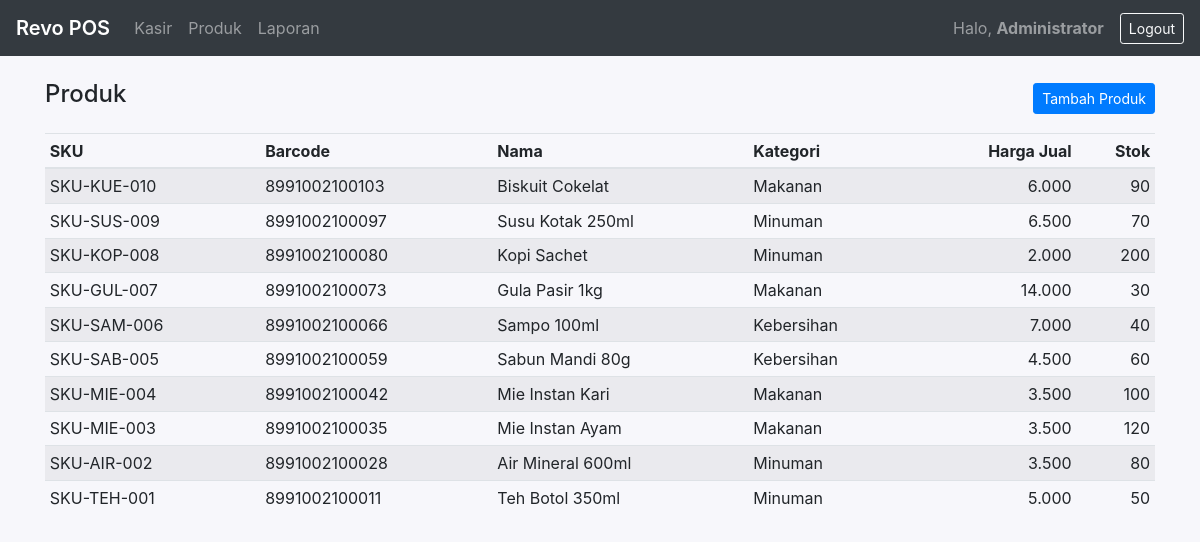
The page /products.php (signed in) on the database its author committed.
### tables this page shows
CREATE TABLE `products` (
  `id` INT UNSIGNED NOT NULL AUTO_INCREMENT,
  `sku` VARCHAR(64) NOT NULL,
  `barcode` VARCHAR(64) NOT NULL,
  `name` VARCHAR(150) NOT NULL,
  `category_id` INT UNSIGNED NULL,
  `cost_price` DECIMAL(12,2) NOT NULL DEFAULT 0.00,
  `sell_price` DECIMAL(12,2) NOT NULL DEFAULT 0.00,
  `stock` INT NOT NULL DEFAULT 0,
  `unit` VARCHAR(20) NOT NULL DEFAULT 'pcs',
  `is_active` TINYINT(1) NOT NULL DEFAULT 1,
  `created_at` TIMESTAMP NOT NULL DEFAULT CURRENT_TIMESTAMP,
  `updated_at` TIMESTAMP NULL DEFAULT NULL ON UPDATE CURRENT_TIMESTAMP,
  PRIMARY KEY (`id`),
  UNIQUE KEY `uk_products_sku` (`sku`),
  UNIQUE KEY `uk_products_barcode` (`barcode`),
  KEY `idx_products_name` (`name`),
  KEY `idx_products_category` (`category_id`),
  CONSTRAINT `fk_products_category` FOREIGN KEY (`category_id`) REFERENCES `categories`(`id`) ON DELETE SET NULL ON UPDATE CASCADE
);

CREATE TABLE `categories` (
  `id` INT UNSIGNED NOT NULL AUTO_INCREMENT,
  `name` VARCHAR(100) NOT NULL,
  `parent_id` INT UNSIGNED NULL,
  PRIMARY KEY (`id`),
  KEY `idx_categories_parent` (`parent_id`),
  CONSTRAINT `fk_categories_parent` FOREIGN KEY (`parent_id`) REFERENCES `categories`(`id`) ON DELETE SET NULL ON UPDATE CASCADE
);

### app/db.php (called while the page is built)
<?php
function db() {
  static $pdo;
  if ($pdo) return $pdo;
  $conf = require __DIR__ . '/../config/config.php';
  $dsn = "mysql:host={$conf['db']['host']};dbname={$conf['db']['name']};charset={$conf['db']['charset']}";
  $opt = [
    PDO::ATTR_ERRMODE => PDO::ERRMODE_EXCEPTION,
    PDO::ATTR_DEFAULT_FETCH_MODE => PDO::FETCH_ASSOC,
  ];
  $pdo = new PDO($dsn, $conf['db']['user'], $conf['db']['pass'], $opt);
  return $pdo;
}

### public/products.php (the view, shortened to what this page needs)
<?php
require_once __DIR__ . '/../app/db.php';
include __DIR__ . '/../views/partials/header.php';
include __DIR__ . '/../views/partials/navbar.php';
$page = max(1, (int)($_GET['page'] ?? 1));
$per  = 20;
$off  = ($page - 1) * $per;
$stmt = db()->prepare("SELECT p.*, c.name as category FROM products p LEFT JOIN categories c ON c.id = p.category_id ORDER BY p.id DESC LIMIT :off,:per");
$stmt->bindValue(':off', $off, PDO::PARAM_INT);
$stmt->bindValue(':per', $per, PDO::PARAM_INT);
$stmt->execute();
$rows = $stmt->fetchAll();
?>
<div class="container mt-4">
  <div class="d-flex justify-content-between align-items-center mb-3">
    <h4>Produk</h4>
    <a href="/product_new.php" class="btn btn-sm btn-primary">Tambah Produk</a>
  </div>
  <div class="table-responsive">
    <table class="table table-sm table-striped">
      <thead><tr><th>SKU</th><th>Barcode</th><th>Nama</th><th>Kategori</th><th class="text-right">Harga Jual</th><th class="text-right">Stok</th></tr></thead>
      <tbody>
        <?php foreach ($rows as $r): ?>
        <tr>
          <td><?=htmlspecialchars($r['sku'])?></td>
          <td><?=htmlspecialchars($r['barcode'])?></td>
          <td><?=htmlspecialchars($r['name'])?></td>
          <td><?=htmlspecialchars($r['category'] ?? '-')?></td>
          <td class="text-right"><?=number_format($r['sell_price'],0,',','.')?></td>
          <td class="text-right"><?=intval($r['stock'])?></td>
        </tr>
        <?php endforeach; ?>
      </tbody>
    </table>
  </div>
</div>
<?php include __DIR__ . '/../views/partials/footer.php'; ?>

### views/partials/header.php (shortened to what this page needs)
?><!doctype html>
<html lang="en">
  <head>
    <link rel="stylesheet" href="https://stackpath.bootstrapcdn.com/bootstrap/4.6.2/css/bootstrap.min.css">
    <link rel="stylesheet" href="/assets/css/style.css">
  </head>
  <body>

### views/partials/navbar.php (shortened to what this page needs)
<nav class="navbar navbar-expand-lg navbar-dark bg-dark">
  <a class="navbar-brand" href="/index.php">Revo POS</a>
  <div class="collapse navbar-collapse" id="navbarsExample07">
    <ul class="navbar-nav mr-auto">
      <li class="nav-item"><a class="nav-link" href="/pos.php">Kasir</a></li>
      <li class="nav-item"><a class="nav-link" href="/products.php">Produk</a></li>
      <li class="nav-item"><a class="nav-link" href="/reports.php">Laporan</a></li>
    </ul>
    <span class="navbar-text mr-3">
      <?php if (!empty($_SESSION['user'])): ?>
        Halo, <strong><?=htmlspecialchars($_SESSION['user']['name'])?></strong>
      <?php endif; ?>
    </span>
    <?php if (!empty($_SESSION['user'])): ?>
      <a href="/logout.php" class="btn btn-outline-light btn-sm">Logout</a>
    <?php endif; ?>
  </div>
</nav>

### views/partials/footer.php (shortened to what this page needs)
  </body>
</html>

### public/assets/css/style.css (style rules this page uses)
body { background: #f7f7fb; }
.navbar-brand { font-weight: 600; }
.table td, .table th { vertical-align: middle; }

### rows shown on the page
products: sku "SKU-KUE-010", barcode "8991002100103", name "Biskuit Cokelat", category.name "Makanan", sell_price "6.000", stock "90"
products: sku "SKU-SUS-009", barcode "8991002100097", name "Susu Kotak 250ml", category.name "Minuman", sell_price "6.500", stock "70"
products: sku "SKU-KOP-008", barcode "8991002100080", name "Kopi Sachet", category.name "Minuman", sell_price "2.000", stock "200"
products: sku "SKU-GUL-007", barcode "8991002100073", name "Gula Pasir 1kg", category.name "Makanan", sell_price "14.000", stock "30"
products: sku "SKU-SAM-006", barcode "8991002100066", name "Sampo 100ml", category.name "Kebersihan", sell_price "7.000", stock "40"
products: sku "SKU-SAB-005", barcode "8991002100059", name "Sabun Mandi 80g", category.name "Kebersihan", sell_price "4.500", stock "60"
products: sku "SKU-MIE-004", barcode "8991002100042", name "Mie Instan Kari", category.name "Makanan", sell_price "3.500", stock "100"
products: sku "SKU-MIE-003", barcode "8991002100035", name "Mie Instan Ayam", category.name "Makanan", sell_price "3.500", stock "120"
products: sku "SKU-AIR-002", barcode "8991002100028", name "Air Mineral 600ml", category.name "Minuman", sell_price "3.500", stock "80"
products: sku "SKU-TEH-001", barcode "8991002100011", name "Teh Botol 350ml", category.name "Minuman", sell_price "5.000", stock "50"

### other values the page prints
$_SESSION['user']['name'] "Administrator"
